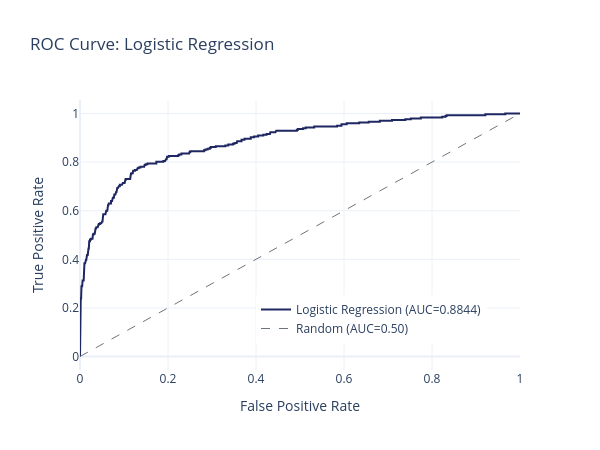
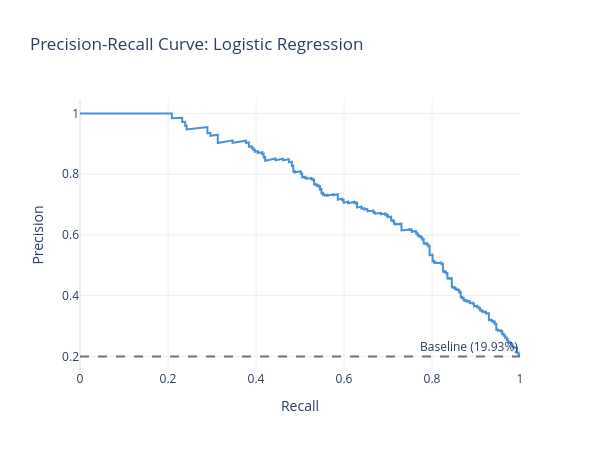

The cell these charts' notebook holds for them, in order:
### Markdown cell above
---
## 10. Diagnostic Charts

### Code cell
# Generate and save all universal charts
charts = save_all_universal_charts(y_test, y_pred, y_score, MODEL_NAME, MODEL_SLUG)

# Show them inline too
for name, fig in charts.items():
    fig.show()

### Figure 1 — Plotly figure (JSON) as saved in the notebook; plotly's stock layout.template omitted (floating-point values rounded to 4 significant figures; data arrays with more than 128 entries replaced by an {"elided": "..."} marker saying what was removed)
{"data": [{"line": {"color": "#1E2761", "width": 2}, "mode": "lines", "name": "Logistic Regression (AUC=0.8844)", "type": "scatter", "x": {"elided": "270 float values"}, "y": {"elided": "270 float values"}}, {"line": {"color": "#6c757d", "dash": "dash", "width": 1}, "mode": "lines", "name": "Random (AUC=0.50)", "type": "scatter", "x": [0, 1], "y": [0, 1]}], "layout": {"height": 450, "legend": {"x": 0.4, "y": 0.1}, "title": {"text": "ROC Curve: Logistic Regression"}, "width": 600, "xaxis": {"title": {"text": "False Positive Rate"}}, "yaxis": {"title": {"text": "True Positive Rate"}}}}

### Figure 2 — Plotly figure (JSON) as saved in the notebook; plotly's stock layout.template omitted (floating-point values rounded to 4 significant figures; data arrays with more than 128 entries replaced by an {"elided": "..."} marker saying what was removed)
{"data": [{"line": {"color": "#4A90D9", "width": 2}, "mode": "lines", "name": "Logistic Regression (AP=0.7498)", "type": "scatter", "x": {"elided": "1491 float values"}, "y": {"elided": "1491 float values"}}], "layout": {"annotations": [{"showarrow": false, "text": "Baseline (19.93%)", "x": 1, "xanchor": "right", "xref": "x domain", "y": 0.1993, "yanchor": "bottom", "yref": "y"}], "height": 450, "shapes": [{"line": {"color": "#6c757d", "dash": "dash"}, "type": "line", "x0": 0, "x1": 1, "xref": "x domain", "y0": 0.1993, "y1": 0.1993, "yref": "y"}], "title": {"text": "Precision-Recall Curve: Logistic Regression"}, "width": 600, "xaxis": {"title": {"text": "Recall"}}, "yaxis": {"title": {"text": "Precision"}}}}
